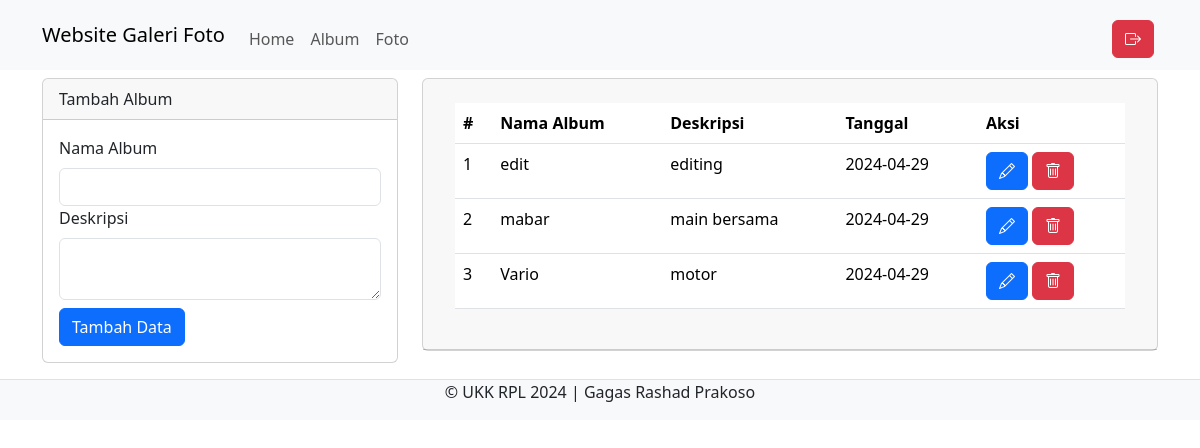
Screenshot of /admin/album.php (signed in) with the database file from the repository.
### tables this page shows
CREATE TABLE `album` (
  `albumid` int(11) NOT NULL,
  `namaalbum` varchar(255) NOT NULL,
  `deskripsi` text NOT NULL,
  `tanggaldibuat` date NOT NULL,
  `userid` int(11) NOT NULL
);

### admin/album.php (the view, shortened to what this page needs)
<?php
include '../config/koneksi.php';
?>
<!DOCTYPE html>
<html>
<head>
  <link rel="stylesheet" type="text/css" href="../assets/css/bootstrap.min.css">
  <link rel="stylesheet" href="https://cdn.jsdelivr.net/npm/bootstrap-icons@1.11.3/font/bootstrap-icons.min.css">
</head>
<body>
  <nav class="navbar navbar-expand-lg bg-body-tertiary">
    <div class="container">
      <a class="navbar-brand" href="index.php">Website Galeri Foto</a>
      <div class="collapse navbar-collapse mt-2 " id="navbarNavAltMarkup">
        <div class="navbar-nav me-auto">
          <a href="home.php" class="nav-link">Home</a>
          <a href="album.php" class="nav-link">Album</a>
          <a href="foto.php" class="nav-link">Foto</a>
        </div>
        <a href="../config/aksi_logout.php" class="btn btn-danger m-1"><i class="bi bi-box-arrow-right"></i></a>
      </div>
    </div>
  </nav>
  <div class="container">
    <div class="row">
      <div class="col-md-4">
        <div class="card mt-2">
          <div class="card-header">Tambah Album</div>
          <div class="card-body">
            <form action="../config/aksi_album.php" method="POST">
              <label class="form-label">Nama Album</label>
              <input type="" name="namaalbum" class="form-control" required>
              <label class="form-label">Deskripsi</label>
              <textarea class="form-control" name="deskripsi" required></textarea>
              <button type="submit" class="btn btn-primary mt-2" name="tambah">Tambah Data</button>
            </form>
          </div>
        </div>
      </div>
      <div class="col-md-8">
        <div class="card mt-2">
          <div class="card-header">
            <div class="card-body">
              <table class="table">
                <thead>
                  <tr>
                    <th>#</th>
                    <th>Nama Album</th>
                    <th>Deskripsi</th>
                    <th>Tanggal</th>
                    <th>Aksi</th>
                  </tr>
                </thead>
                <tbody>
                  <?php
                  $no = 1;
                  $userid = $_SESSION['userid'];
                  $sql = mysqli_query($koneksi, "SELECT * FROM album WHERE userid='$userid'");
                  while ($data = mysqli_fetch_array($sql)) {
                    ?>
                    <tr>
                      <td>
                        <?php echo $no++ ?>
                      </td>
                      <td>
                        <?php echo $data['namaalbum'] ?>
                      </td>
                      <td>
                        <?php echo $data['deskripsi'] ?>
                      </td>
                      <td>
                        <?php echo $data['tanggaldibuat'] ?>
                      </td>
                      <td>
                        <button type="button" class="btn btn-primary" data-bs-toggle="modal"
                          data-bs-target="#edit<?php echo $data['albumid'] ?>">
                          <i class="bi bi-pencil"></i>
                        </button>
                        <button type="button" class="btn btn-danger" data-bs-toggle="modal"
                          data-bs-target="#hapus<?php echo $data['albumid'] ?>">
                          <i class="bi bi-trash"></i></button>
                      </td>
                    </tr>
                  <?php } ?>
                </tbody>
              </table>
            </div>
          </div>
        </div>
      </div>
    </div>
  </div>
  <footer class="d-flex justify-content-center border-top mt-3 bg-light fixed">
    <p>&copy; UKK RPL 2024 | Gagas Rashad Prakoso</p>
  </footer>
</body>
</html>

### rows the page displays
album: namaalbum "edit", deskripsi "editing", tanggaldibuat "2024-04-29"
album: namaalbum "mabar", deskripsi "main bersama", tanggaldibuat "2024-04-29"
album: namaalbum "Vario", deskripsi "motor", tanggaldibuat "2024-04-29"
